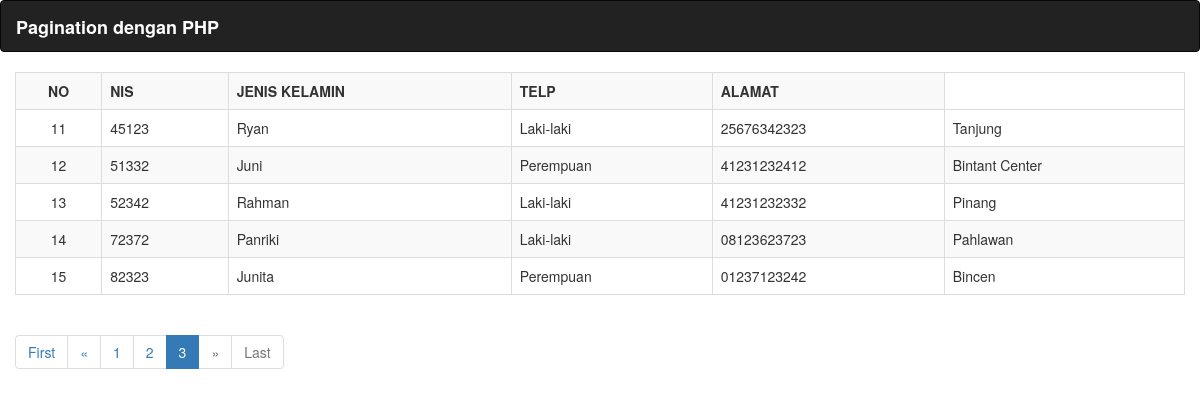
The page /index.php?page=3 on the database its author committed.
### tables this page shows
CREATE TABLE IF NOT EXISTS `siswa` (
  `nis` varchar(11) NOT NULL,
  `nama` varchar(50) NOT NULL,
  `jenis_kelamin` varchar(10) NOT NULL,
  `telp` varchar(15) NOT NULL,
  `alamat` text NOT NULL,
  PRIMARY KEY (`nis`)
);

### index.php (the view, shortened to what this page needs)
<!DOCTYPE html>
<html lang="en">
<head>
    <mta http-equiv="X-UA-Compatible" content="IE=edge">
    <link href="css/bootstrap.min.css" rel="stylesheet">
</head>
<body>
    <nav class="navbar navbar-inverse" role="navigation">
        <div class="container-fluid">
            <div class="navbar-header">
                <a class="navbar-brand" href="#" style="color: white;"><b>Pagination dengan PHP</b></a>
            </div>
        </div>
    </nav>
    <div style="padding: 0 15px;">
        <div class="table-responsive">
            <table class="table table-bordered table-striped table-hover">
                <tr>
                    <th class="text-center">NO</th>
                    <th>NIS</th>
                    <th>JENIS KELAMIN</th>
                    <th>TELP</th>
                    <th>ALAMAT</th>
                </tr>
                <?php
                include "koneksi.php";
                $page = (isset($_GET['page'])) ? $_GET['page'] : 1;
                $limit = 5;
                $limit_start = ($page - 1) * $limit;
                $sql = $pdo->prepare("SELECT * FROM siswa LIMIT ".$limit_start.",".$limit);
                $sql->execute();
                $no = $limit_start + 1;
                while ($data = $sql->fetch()) {
                ?>
                    <tr>
                        <td class="align-middle text-center"><?php echo $no; ?></td>
                        <td class="align-middle"><?php echo $data['nis']; ?></td>
                        <td class="align-middle"><?php echo $data['nama']; ?></td>
                        <td class="align-middle"><?php echo $data['jenis_kelamin']; ?></td>
                        <td class="align-middle"><?php echo $data['telp']; ?></td>
                        <td class="align-middle"><?php echo $data['alamat']; ?></td>
                    </tr>
                <?php
                $no++;
                }
                ?>
            </table>
        <div>
        <ul class="pagination">
            <?php
            if ($page == 1) {
            ?>
                <li class="disabled"><a href="#">First</a></li>
                <li class="disabled"><a href="#">&laquo;</a></li>
            <?php
            } else {
                $link_prev = ($page > 1) ? $page - 1 : 1;
            ?>
                <li><a href="index.php?page=1">First</a></li>
                <li><a href="index.php?page=<?php echo $link_prev; ?>">&laquo;</a></li>
            <?php
            }
            ?>
            <?php
            $sql2 = $pdo->prepare("SELECT COUNT(*) AS jumlah FROM siswa");
            $sql2->execute();
            $get_jumlah = $sql2->fetch();
            $jumlah_page = ceil($get_jumlah['jumlah'] / $limit);
            $jumlah_number = 3;
            $start_number = ($page > $jumlah_number) ? $page - $jumlah_number : 1;
            $end_number = ($page < ($jumlah_page - $jumlah_number)) ? $page + $jumlah_number : $jumlah_page;
            for ($i = $start_number; $i <= $end_number; $i++) {
                $link_active = ($page == $i) ? 'class="active"' : '';
            ?>
                <li <?php echo $link_active; ?>><a href="index.php?page=<?php echo $i; ?>"><?php echo $i; ?></a></li>
            <?php
            }
            ?>
            <?php
            if ($page == $jumlah_page) {
            ?>
                <li class="disabled"><a href="#">&raquo;</a></li>
                <li class="disabled"><a href="#">Last</a></li>
            <?php
            } else {
                $link_next = ($page < $jumlah_page) ? $page + 1 : $jumlah_page;
            ?>
                <li><a href="index.php?page=<?php echo $link_next; ?>">&raquo;</a></li>
                <li><a href="index.php?page=<?php echo $jumlah_page; ?>">Last</a></li>
            <?php
            }
            ?>
        </ul>
    </div>
</body>
</html>

### index.php (style rules this page uses)
.align-middle { vertical-align: middle !important; }

### rows shown on the page
siswa: nis "45123", nama "Ryan", jenis_kelamin "Laki-laki", telp "25676342323", alamat "Tanjung"
siswa: nis "51332", nama "Juni", jenis_kelamin "Perempuan", telp "41231232412", alamat "Bintant Center"
siswa: nis "52342", nama "Rahman", jenis_kelamin "Laki-laki", telp "41231232332", alamat "Pinang"
siswa: nis "72372", nama "Panriki", jenis_kelamin "Laki-laki", telp "08123623723", alamat "Pahlawan"
siswa: nis "82323", nama "Junita", jenis_kelamin "Perempuan", telp "01237123242", alamat "Bincen"
